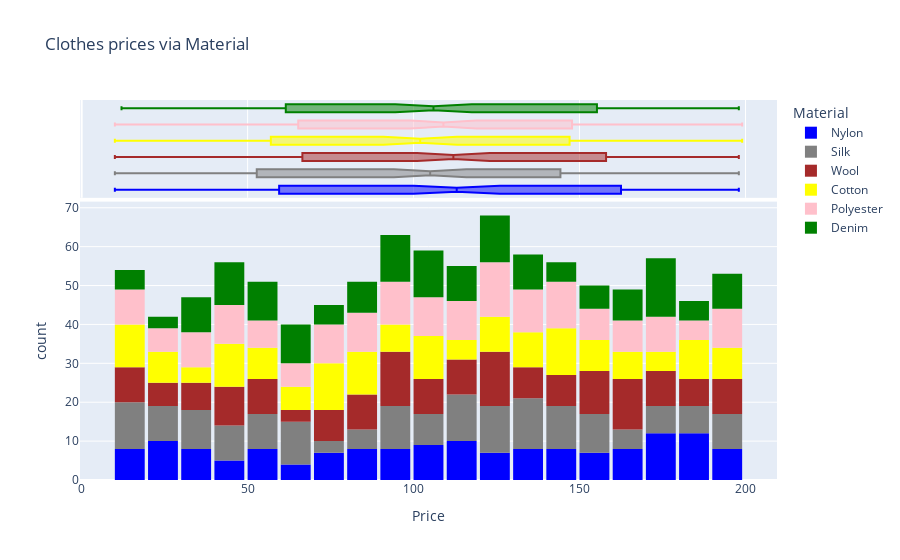

The cell this chart's notebook holds for it:
### Code cell
fig=px.histogram(cloth_price_df,
                x='Price',
                marginal='box',# it plot a box plot above the histogram
                color='Material',
                color_discrete_sequence=['blue','grey','brown','yellow','pink','green'],
                title='Clothes prices via Material')
fig.update_layout(bargap=0.1)
fig.show()

### Figure 1 — Plotly figure (JSON) as saved in the notebook; plotly's stock layout.template omitted (floating-point values rounded to 4 significant figures; data arrays with more than 128 entries replaced by an {"elided": "..."} marker saying what was removed)
{"data": [{"alignmentgroup": "True", "bingroup": "x", "hovertemplate": "Material=Nylon<br>Price=%{x}<br>count=%{y}<extra></extra>", "legendgroup": "Nylon", "marker": {"color": "blue", "pattern": {"shape": ""}}, "name": "Nylon", "offsetgroup": "Nylon", "orientation": "v", "showlegend": true, "type": "histogram", "x": {"elided": "155 int values"}, "xaxis": "x", "yaxis": "y"}, {"alignmentgroup": "True", "hovertemplate": "Material=Nylon<br>Price=%{x}<extra></extra>", "legendgroup": "Nylon", "marker": {"color": "blue"}, "name": "Nylon", "notched": true, "offsetgroup": "Nylon", "showlegend": false, "type": "box", "x": {"elided": "155 int values"}, "xaxis": "x2", "yaxis": "y2"}, {"alignmentgroup": "True", "bingroup": "x", "hovertemplate": "Material=Silk<br>Price=%{x}<br>count=%{y}<extra></extra>", "legendgroup": "Silk", "marker": {"color": "grey", "pattern": {"shape": ""}}, "name": "Silk", "offsetgroup": "Silk", "orientation": "v", "showlegend": true, "type": "histogram", "x": {"elided": "173 int values"}, "xaxis": "x", "yaxis": "y"}, {"alignmentgroup": "True", "hovertemplate": "Material=Silk<br>Price=%{x}<extra></extra>", "legendgroup": "Silk", "marker": {"color": "grey"}, "name": "Silk", "notched": true, "offsetgroup": "Silk", "showlegend": false, "type": "box", "x": {"elided": "173 int values"}, "xaxis": "x2", "yaxis": "y2"}, {"alignmentgroup": "True", "bingroup": "x", "hovertemplate": "Material=Wool<br>Price=%{x}<br>count=%{y}<extra></extra>", "legendgroup": "Wool", "marker": {"color": "brown", "pattern": {"shape": ""}}, "name": "Wool", "offsetgroup": "Wool", "orientation": "v", "showlegend": true, "type": "histogram", "x": {"elided": "172 int values"}, "xaxis": "x", "yaxis": "y"}, {"alignmentgroup": "True", "hovertemplate": "Material=Wool<br>Price=%{x}<extra></extra>", "legendgroup": "Wool", "marker": {"color": "brown"}, "name": "Wool", "notched": true, "offsetgroup": "Wool", "showlegend": false, "type": "box", "x": {"elided": "172 int values"}, "xaxis": "x2", "yaxis": "y2"}, {"alignmentgroup": "True", "bingroup": "x", "hovertemplate": "Material=Cotton<br>Price=%{x}<br>count=%{y}<extra></extra>", "legendgroup": "Cotton", "marker": {"color": "yellow", "pattern": {"shape": ""}}, "name": "Cotton", "offsetgroup": "Cotton", "orientation": "v", "showlegend": true, "type": "histogram", "x": {"elided": "162 int values"}, "xaxis": "x", "yaxis": "y"}, {"alignmentgroup": "True", "hovertemplate": "Material=Cotton<br>Price=%{x}<extra></extra>", "legendgroup": "Cotton", "marker": {"color": "yellow"}, "name": "Cotton", "notched": true, "offsetgroup": "Cotton", "showlegend": false, "type": "box", "x": {"elided": "162 int values"}, "xaxis": "x2", "yaxis": "y2"}, {"alignmentgroup": "True", "bingroup": "x", "hovertemplate": "Material=Polyester<br>Price=%{x}<br>count=%{y}<extra></extra>", "legendgroup": "Polyester", "marker": {"color": "pink", "pattern": {"shape": ""}}, "name": "Polyester", "offsetgroup": "Polyester", "orientation": "v", "showlegend": true, "type": "histogram", "x": {"elided": "175 int values"}, "xaxis": "x", "yaxis": "y"}, {"alignmentgroup": "True", "hovertemplate": "Material=Polyester<br>Price=%{x}<extra></extra>", "legendgroup": "Polyester", "marker": {"color": "pink"}, "name": "Polyester", "notched": true, "offsetgroup": "Polyester", "showlegend": false, "type": "box", "x": {"elided": "175 int values"}, "xaxis": "x2", "yaxis": "y2"}, {"alignmentgroup": "True", "bingroup": "x", "hovertemplate": "Material=Denim<br>Price=%{x}<br>count=%{y}<extra></extra>", "legendgroup": "Denim", "marker": {"color": "green", "pattern": {"shape": ""}}, "name": "Denim", "offsetgroup": "Denim", "orientation": "v", "showlegend": true, "type": "histogram", "x": {"elided": "163 int values"}, "xaxis": "x", "yaxis": "y"}, {"alignmentgroup": "True", "hovertemplate": "Material=Denim<br>Price=%{x}<extra></extra>", "legendgroup": "Denim", "marker": {"color": "green"}, "name": "Denim", "notched": true, "offsetgroup": "Denim", "showlegend": false, "type": "box", "x": {"elided": "163 int values"}, "xaxis": "x2", "yaxis": "y2"}], "layout": {"bargap": 0.1, "barmode": "relative", "legend": {"title": {"text": "Material"}, "tracegroupgap": 0}, "title": {"text": "Clothes prices via Material"}, "xaxis": {"anchor": "y", "domain": [0, 1], "title": {"text": "Price"}}, "xaxis2": {"anchor": "y2", "domain": [0, 1], "matches": "x", "showgrid": true, "showticklabels": false}, "yaxis": {"anchor": "x", "domain": [0, 0.7326], "title": {"text": "count"}}, "yaxis2": {"anchor": "x2", "domain": [0.7426, 1], "matches": "y2", "showgrid": false, "showline": false, "showticklabels": false, "ticks": ""}}}
